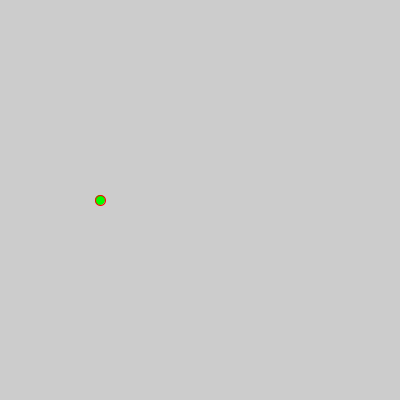
Frame 1 (no input)
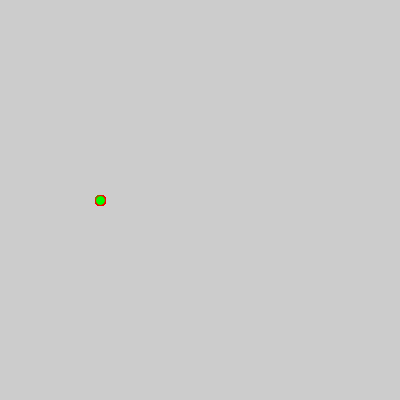
Frame 60 (the mouse pressed at the canvas centre just before this capture)
Frame 120 (the mouse held since frame 60 and released just before this capture): identical to frame 60, image omitted

The Processing sketch that drew these frames (run headless with seeded random() and noise(); from frame 60 on, the mouse is pressed at the canvas centre):

// Processing sketch: processing_hello_world2
// ── processing_hello_world2.pde
float posX = 100;
float speed = 2;
boolean isMoving = false;

void setup() {
  size(400, 400);
}

void draw() {
  // You can also use this to write notes
  //background(220);
  
  stroke(255, 0, 0);
  fill(0, 255, 0);
  ellipse(posX, 200, 10, 10);
  
  if (isMoving) {
    posX += speed;
  }
  
  if (posX < 0 || posX > width) {
    speed *= -1;
  }
}

void keyPressed() {
  isMoving = !isMoving;
}
